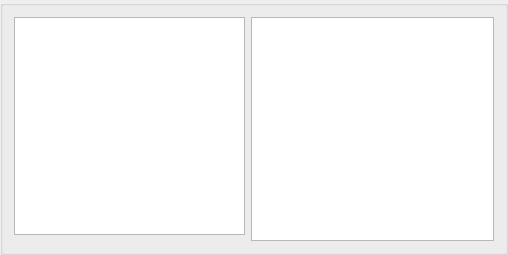
<?xml version="1.0" encoding="UTF-8"?>
<ui version="4.0">
 <class>sceneActions</class>
 <widget class="QGroupBox" name="sceneActions">
  <property name="geometry">
   <rect>
    <x>0</x>
    <y>0</y>
    <width>508</width>
    <height>255</height>
   </rect>
  </property>
  <property name="sizePolicy">
   <sizepolicy hsizetype="Expanding" vsizetype="Expanding">
    <horstretch>0</horstretch>
    <verstretch>0</verstretch>
   </sizepolicy>
  </property>
  <property name="windowTitle">
   <string>GroupBox</string>
  </property>
  <layout class="QGridLayout" name="gridLayout">
   <item row="0" column="0" colspan="2">
    <widget class="QTableWidget" name="TW_variables">
     <property name="sizePolicy">
      <sizepolicy hsizetype="Preferred" vsizetype="Expanding">
       <horstretch>0</horstretch>
       <verstretch>0</verstretch>
      </sizepolicy>
     </property>
     <property name="minimumSize">
      <size>
       <width>0</width>
       <height>0</height>
      </size>
     </property>
     <property name="maximumSize">
      <size>
       <width>16777215</width>
       <height>16777215</height>
      </size>
     </property>
     <property name="editTriggers">
      <set>QAbstractItemView::NoEditTriggers</set>
     </property>
    </widget>
   </item>
   <item row="0" column="2" rowspan="2">
    <widget class="QGraphicsView" name="GV_actions">
     <property name="sizePolicy">
      <sizepolicy hsizetype="Preferred" vsizetype="Expanding">
       <horstretch>0</horstretch>
       <verstretch>0</verstretch>
      </sizepolicy>
     </property>
     <property name="minimumSize">
      <size>
       <width>0</width>
       <height>0</height>
      </size>
     </property>
    </widget>
   </item>
  </layout>
 </widget>
 <resources/>
 <connections/>
</ui>
